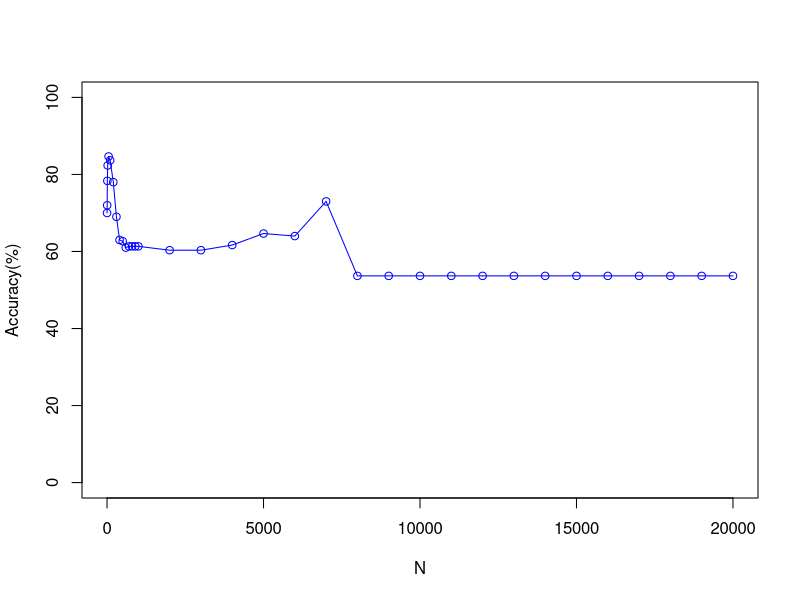

Recreate this plot in R.
# Author : G Asish Kumar*/
# Description: Plot that shows the comparison of Accuracy vs No of Top features Selected for 
# 			   Pearson having K=3 and With Out Normalisation of the features 

 x <- c(1, 5, 10, 20, 50, 100, 200, 300, 400, 500, 600, 700, 800, 900, 1000, 2000, 3000, 4000, 5000, 6000, 7000, 8000, 9000, 10000, 11000, 12000, 13000, 14000, 15000, 16000, 17000, 18000, 19000, 20000)
 y <- c(70,
72,
78.33333333,
82.33333333,
84.66666667,
83.66666667,
78,
69,
63,
62.66666667,
61,
61.33333333,
61.33333333,
61.33333333,
61.33333333,
60.33333333,
60.33333333,
61.66666667,
64.66666667,
64,
73,
53.66666667,
53.66666667,
53.66666667,
53.66666667,
53.66666667,
53.66666667,
53.66666667,
53.66666667,
53.66666667,
53.66666667,
53.66666667,
53.66666667,
53.66666667)
 plot(x, y, type='o', pch=1, col="blue", xlab="N", ylab="Accuracy(%)", ylim=c(0, 100), xlim=c(0,20000))
